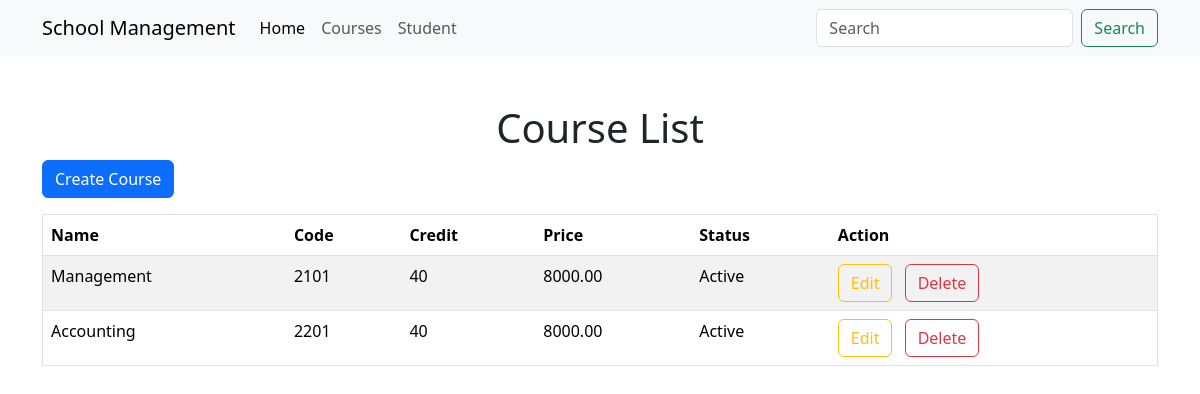
Before: /course/ with the older database file.
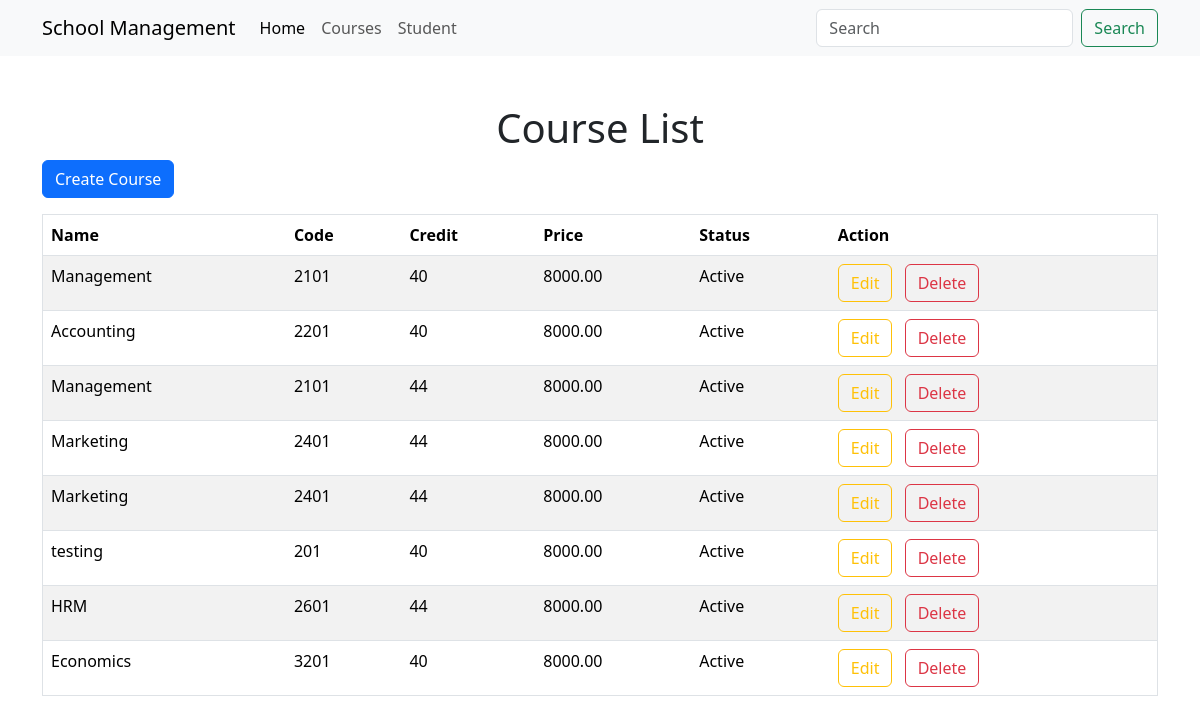
After: the same page with the newer database file.
### course/models.py (models this page shows, shortened)
class Course(models.Model):
    name = models.CharField(max_length=100)
    course_code = models.CharField(max_length=10)
    credit = models.IntegerField()
    price = models.DecimalField(max_digits=10, decimal_places=2)
    is_active = models.BooleanField(default=True)

### course/views.py (the view)
# urls.py: path('course/', views.course_index, name='course_index'),
def course_index(request):
    courses = Course.objects.all()
    return render(request, 'course/index.html', {'courses': courses})

### course/templates/course/index.html (shortened to what this page needs)
{% extends 'base.html' %}
{% block content %}
    <h1 class="text-center">Course List</h1>
    <a href="{% url 'course_create' %}" class="btn btn-primary">Create Course</a>
    <table class="table table-striped table-hover mt-3 border">
        <thead>
            <th>Name</th>
            <th>Code</th>
            <th>Credit</th>
            <th>Price</th>
            <th>Status</th>
            <th>Action</th>
        </thead>
        <tbody>
            {% for course in courses %}
            <tr>
                <td>{{ course.name }}</td>
                <td>{{ course.course_code }}</td>
                <td>{{ course.credit }}</td>
                <td>{{ course.price }}</td>
                <td>
                    {% if course.is_active == True %}
                        Active
                    {% else %}
                        Inactive
                    {% endif %}
                </td>
                <td>
                    <a href="{% url 'course_edit' course.id %}" class="btn btn-outline-warning me-2">Edit</a>
                    <a href="{% url 'course_delete' course.id %}" class="btn btn-outline-danger">Delete</a>
                </td>
            </tr>
            {% endfor %}
        </tbody>
    </table>
{% endblock content %}

Changed rows visible on the page:
added Course: name "Management", course_code "2101", credit "44", price "8000.00", is_active "Active"
added Course: name "Marketing", course_code "2401", credit "44", price "8000.00", is_active "Active"
added Course: name "Marketing", course_code "2401", credit "44", price "8000.00", is_active "Active"
added Course: name "testing", course_code "201", credit "40", price "8000.00", is_active "Active"
added Course: name "HRM", course_code "2601", credit "44", price "8000.00", is_active "Active"
added Course: name "Economics", course_code "3201", credit "40", price "8000.00", is_active "Active"
